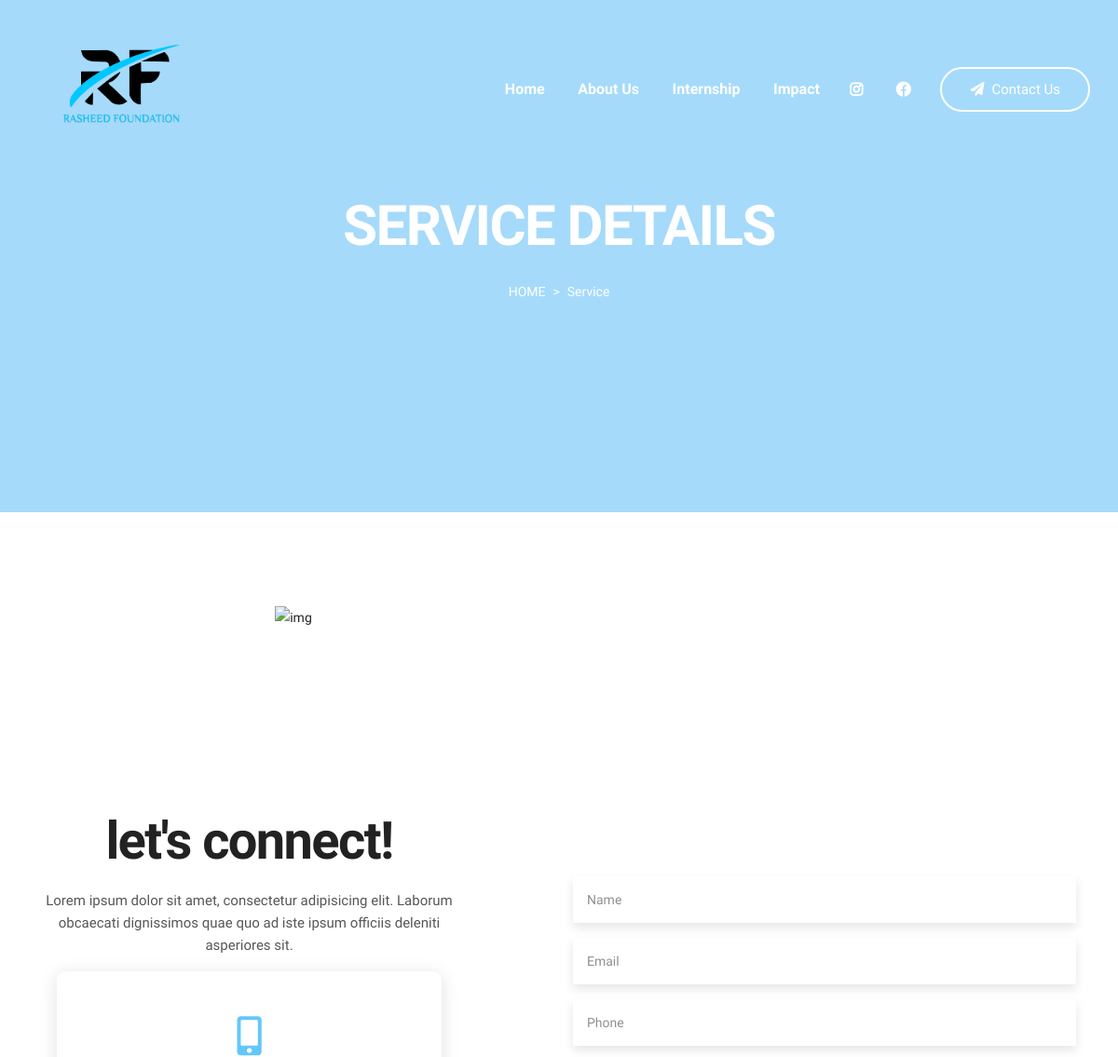
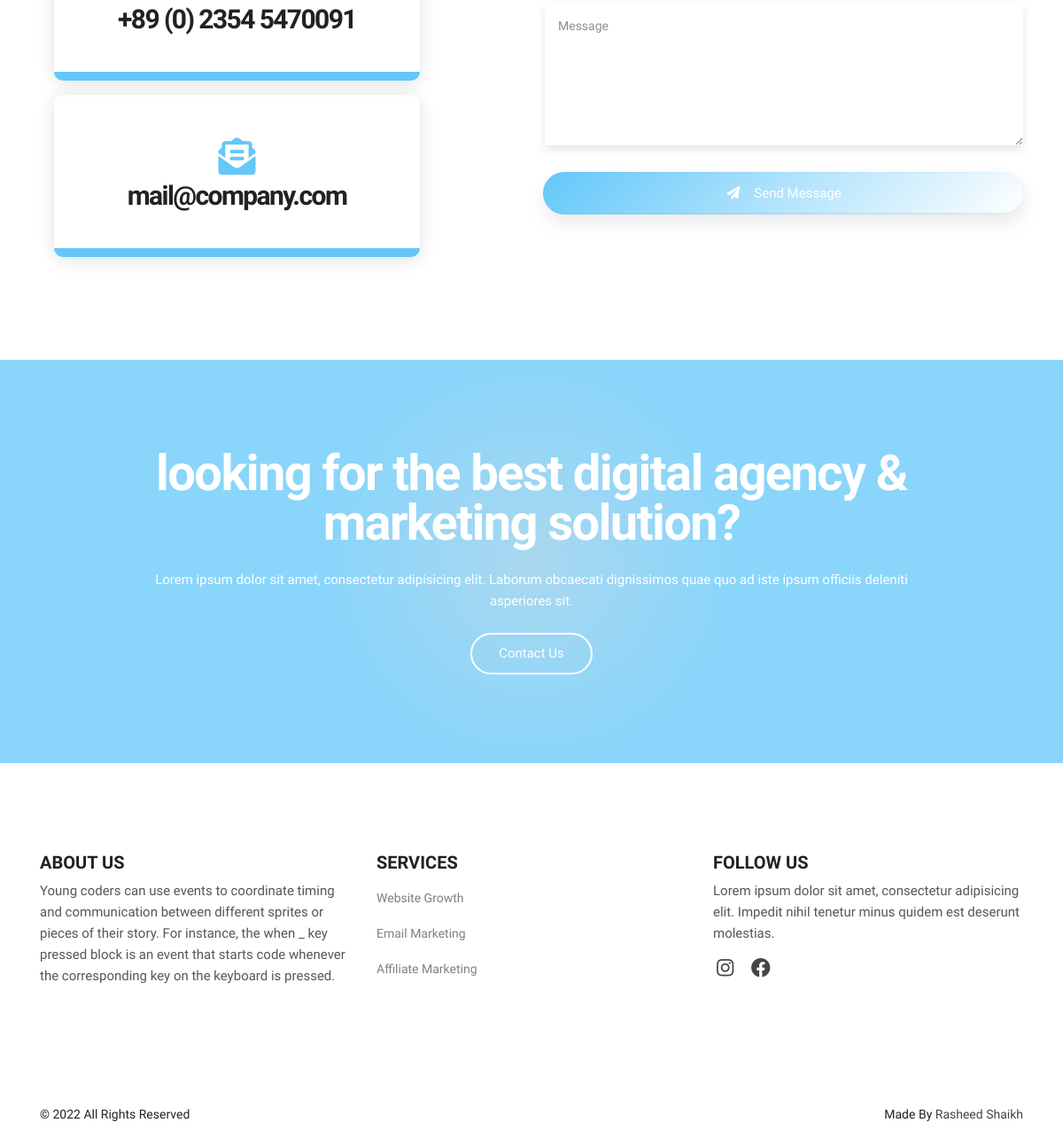
Screenshot of /servicedetail.php with the database file from the repository (2 pictures, top to bottom).
### tables this page shows
CREATE TABLE `social` (
  `id` int(11) NOT NULL,
  `name` varchar(150) NOT NULL,
  `fa` varchar(150) NOT NULL,
  `social_link` varchar(500) NOT NULL
);

CREATE TABLE `section_title` (
  `id` int(11) NOT NULL,
  `about_title` varchar(500) NOT NULL,
  `about_text` varchar(1000) NOT NULL,
  `why_title` varchar(500) NOT NULL,
  `why_text` varchar(1000) NOT NULL,
  `service_title` varchar(500) NOT NULL,
  `service_text` varchar(1000) NOT NULL,
  `port_title` varchar(500) NOT NULL,
  `port_text` varchar(1000) NOT NULL,
  `test_title` varchar(500) NOT NULL,
  `test_text` varchar(1000) NOT NULL,
  `contact_title` varchar(500) NOT NULL,
  `contact_text` varchar(1000) NOT NULL,
  `enquiry_title` varchar(500) NOT NULL,
  `enquiry_text` varchar(1000) NOT NULL
);

CREATE TABLE `sitecontact` (
  `id` int(11) NOT NULL,
  `phone1` varchar(150) NOT NULL,
  `phone2` varchar(150) NOT NULL,
  `email1` varchar(100) NOT NULL,
  `email2` varchar(100) NOT NULL,
  `longitude` varchar(100) NOT NULL,
  `latitude` varchar(150) NOT NULL,
  `updated_at` timestamp NOT NULL DEFAULT current_timestamp() ON UPDATE current_timestamp()
);

CREATE TABLE `siteconfig` (
  `id` int(11) NOT NULL,
  `site_keyword` varchar(1000) NOT NULL,
  `site_desc` varchar(500) NOT NULL,
  `site_title` varchar(300) NOT NULL,
  `site_about` varchar(1000) NOT NULL,
  `site_footer` varchar(1000) NOT NULL,
  `follow_text` varchar(1000) NOT NULL,
  `site_url` varchar(50) NOT NULL,
  `updated_at` timestamp NOT NULL DEFAULT current_timestamp() ON UPDATE current_timestamp()
);

CREATE TABLE `service` (
  `id` int(11) NOT NULL,
  `service_title` varchar(500) NOT NULL,
  `service_desc` varchar(1000) NOT NULL,
  `service_detail` varchar(2000) NOT NULL,
  `ufile` varchar(1000) NOT NULL,
  `upadated_at` timestamp NOT NULL DEFAULT current_timestamp() ON UPDATE current_timestamp()
);

### servicedetail.php (the view, shortened to what this page needs)
<?php
include "header.php";
$todo= mysqli_real_escape_string($con,$_GET["id"]);
?>
        <section class="section breadcrumb-area overlay-dark d-flex align-items-center">
            <div class="container">
                <div class="row">
                    <div class="col-12">
                        <div class="breadcrumb-content d-flex flex-column align-items-center text-center">
                            <h2 class="text-white text-uppercase mb-3">Service Details</h2>
                            <ol class="breadcrumb">
                                <li class="breadcrumb-item"><a class="text-uppercase text-white" href="index.html">Home</a></li>
                                <li class="breadcrumb-item text-white active">Service</li>
                            </ol>
                        </div>
                    </div>
                </div>
            </div>
        </section>
        <?php
    $rt=mysqli_query($con,"SELECT * FROM service where id='$todo'");
    $tr = mysqli_fetch_array($rt);
    $ufile = "$tr[ufile]";
?>
        <section class="section about-area ptb_100">
            <div class="container">
                <div class="row justify-content-between align-items-center">
                    <div class="col-12 col-lg-6">
                        <div class="about-thumb text-center">
                            <img src="dashboard/uploads/services/<?php print $ufile;?>" alt="img">
                        </div>
                    </div>
                    <div class="col-12 col-lg-6">
                        <div class="about-content section-heading text-center text-lg-left pl-md-4 mt-5 mt-lg-0 mb-0">
                        </div>
                    </div>
                </div>
            </div>
        </section>
        <section id="contact" class="contact-area ptb_100">
            <div class="container">
                <div class="row justify-content-between align-items-center">
                    <div class="col-12 col-lg-5">
                        <div class="section-heading text-center mb-3">
                            <h2><?php print $contact_title ?></h2>
                            <p class="d-none d-sm-block mt-4"><?php print $contact_text ?></p>
                        </div>
                        <div class="contact-us">
                            <ul>
                                <li class="contact-info color-1 bg-hover active hover-bottom text-center p-5 m-3">
                                    <span><i class="fas fa-mobile-alt fa-3x"></i></span>
                                    <a class="d-block my-2" href="tel:<?php print $phone1 ?>">
                                        <h3><?php print $phone1 ?></h3>
                                    </a>
                                </li>
                                <li class="contact-info color-3 bg-hover active hover-bottom text-center p-5 m-3">
                                    <span><i class="fas fa-envelope-open-text fa-3x"></i></span>
                                    <a class="d-none d-sm-block my-2" href="mailto:<?php print $email1 ?>">
                                        <h3><?php print $email1 ?></h3>
                                    </a>
                                </li>
                            </ul>
                        </div>
                    </div>
                    <div class="col-12 col-lg-6 pt-4 pt-lg-0">
                        <div class="contact-box text-center">
<form action="" method="post" enctype="multipart/form-data">
                                <div class="row">
                                    <div class="col-12">
                                        <div class="form-group">
                                            <input type="text" class="form-control" name="name" placeholder="Name" required="required">
                                        </div>
                                        <div class="form-group">
                                            <input type="email" class="form-control" name="email" placeholder="Email" required="required">
                                        </div>
                                        <div class="form-group">
                                            <input type="text" class="form-control" name="phone" placeholder="Phone" required="required">
                                        </div>
                                    </div>
                                    <div class="col-12">
                                        <div class="form-group">
                                            <textarea class="form-control" name="message" placeholder="Message" required="required"></textarea>
                                        </div>
                                    </div>
                                    <div class="col-12">
                                        <button type="submit" class="btn btn-bordered active btn-block mt-3" name="save"><span class="text-white pr-3"><i class="fas fa-paper-plane"></i></span>Send Message</button>
                                    </div>
                                </div>
                            </form>
                        </div>
                    </div>
                </div>
            </div>
        </section>
        <section class="section cta-area bg-overlay ptb_100">
            <div class="container">
                <div class="row justify-content-center">
                    <div class="col-12 col-lg-10">
                        <div class="section-heading text-center m-0">
                            <h2 class="text-white"><?php print $enquiry_title; ?></h2>
                            <p class="text-white d-none d-sm-block mt-4"><?php print $enquiry_text; ?></p>
                            <a href="contact" class="btn btn-bordered-white mt-4">Contact Us</a>
                        </div>
                    </div>
                </div>
            </div>
        </section>
<?php include "footer.php"; ?>

### header.php (shortened to what this page needs)
<?php include "z_db.php"; ?>
<!doctype html>
<html class="no-js" lang="en">
<?php
$rrs = mysqli_query($con, "SELECT * FROM section_title Where id=1");
$rs = mysqli_fetch_array($rrs);
$enquiry_title = "$rs[enquiry_title]";
$enquiry_text = "$rs[enquiry_text]";
$contact_title = "$rs[contact_title]";
$contact_text = "$rs[contact_text]";
?>
<?php
$rt = mysqli_query($con, "SELECT * FROM sitecontact where id=1");
$tr = mysqli_fetch_array($rt);
$phone1 = "$tr[phone1]";
$email1 = "$tr[email1]";
?>
<head>
    <?php
    $rr = mysqli_query($con, "SELECT * FROM siteconfig where id=1");
    $r = mysqli_fetch_array($rr);
    $site_about = "$r[site_about]";
    $site_footer = "$r[site_footer]";
    $follow_text = "$r[follow_text]";
    ?>
    <link rel="stylesheet" href="assets/css/style.css">
    <link rel="stylesheet" href="assets/css/responsive.css">
</head>
<body>
    <div class="main overflow-hidden">
        <header id="header">
            <nav data-aos="zoom-out" data-aos-delay="800" class="navbar navbar-expand">
                <div class="container header">
                    <?php
                    $rt = mysqli_query($con, "SELECT ufile FROM logo where id=1");
                    $tr = mysqli_fetch_array($rt);
                    $ufile = "$tr[ufile]";
                    ?>
                    <a class="navbar-brand" href="index.html">
                        <img class="navbar-brand-regular" style= "max-width: 200px; height: auto;" src="assets/img/logo/Blue.png"
                        <?php print $ufile ?> alt="brand-logo">
                    </a>
                    <ul class="navbar-nav items">
                        <li class="nav-item">
                            <a class="nav-link" href="home">Home </a>
                        </li>
                        <li class="nav-item">
                            <a href="about" class="nav-link">About Us</a>
                        </li>
                        <li class="nav-item">
                            <a href="services" class="nav-link">Internship</a>
                        </li>
                        <li class="nav-item">
                            <a href="portfolio" class="nav-link">Impact</a>
                        </li>
                    </ul>
                    <ul class="navbar-nav icons">
                        <?php
                        $q = "SELECT * FROM  social ORDER BY id DESC LIMIT 5";
                        $r123 = mysqli_query($con, $q);
                        while ($ro = mysqli_fetch_array($r123)) {
                            $fa = "$ro[fa]";
                            $social_link = "$ro[social_link]";
                            print "
<li class='nav-item social'>
<a href='$social_link' class='nav-link'><i class='fab $fa'></i></a>
</li>
";
                        } ?>
                    </ul>
                    <ul class="navbar-nav action">
                        <li class="nav-item ml-3">
                            <a href="contact" class="btn ml-lg-auto btn-bordered-white"><i class="fas fa-paper-plane contact-icon mr-md-2"></i>Contact Us</a>
                        </li>
                    </ul>
                </div>
            </nav>
        </header>

### footer.php (shortened to what this page needs)
<?php include "z_db.php";?>
  <footer class="section footer-area">
            <div class="footer-top ptb_100">
                <div class="container">
                    <div class="row">
                        <div class="col-12 col-sm-6 col-lg-4">
                            <div class="footer-items">
                            <h3 class="footer-title text-uppercase mb-2">About Us</h3>
                                <p class="mb-2"><?php print $site_about?></p>
                            </div>
                        </div>
                        <div class="col-12 col-sm-6 col-lg-4">
                            <div class="footer-items">
                                <h3 class="footer-title text-uppercase mb-2">Services</h3>
                                <ul>
 <?php
   $q="SELECT * FROM  service ORDER BY id DESC LIMIT 5";
 $r123 = mysqli_query($con,$q);
while($ro = mysqli_fetch_array($r123))
{
	$id="$ro[id]";
	$service_title="$ro[service_title]";
print "
<li class='py-2'><a class='text-black-50' href='servicedetail.php?id=$id'>$service_title</a></li>
";
}
?>
                                </ul>
                            </div>
                        </div>
                        <div class="col-12 col-sm-6 col-lg-4">
                            <div class="footer-items">
                                <h3 class="footer-title text-uppercase mb-2">Follow Us</h3>
                                <p class="mb-2"><?php print $follow_text ?></p>
                                <ul class="social-icons list-inline pt-2">
                                <?php
   $q="SELECT * FROM  social ORDER BY id DESC LIMIT 5";
 $r123 = mysqli_query($con,$q);
while($ro = mysqli_fetch_array($r123))
{
    $fa="$ro[fa]";
    $social_link="$ro[social_link]";
print "
<li class='list-inline-item px-1'><a href='$social_link'><i class='fab $fa'></i></a></li>
";
}
?>
                                </ul>
                            </div>
                        </div>
                    </div>
                </div>
            </div>
            <div class="footer-bottom bg-grey">
                <div class="container">
                    <div class="row">
                        <div class="col-12">
                            <div class="copyright-area d-flex flex-wrap justify-content-center justify-content-sm-between text-center py-4">
                                <div class="copyright-left"><?php print $site_footer ?></div>
                                <div class="copyright-right">Made <i class=""></i> By <a href="">Rasheed Shaikh</a></div>
                            </div>
                        </div>
                    </div>
                </div>
            </div>
        </footer>
    </div>
</body>
</html>

### rows the page displays
section_title: contact_title "let's connect!", contact_text "Lorem ipsum dolor sit amet, consectetur adipisicing elit. Laborum obcaecati dignissimos quae quo ad iste ipsum officiis deleniti asperiores sit.", enquiry_title "looking for the best digital agency & marketing solution?", enquiry_text "Lorem ipsum dolor sit amet, consectetur adipisicing elit. Laborum obcaecati dignissimos quae quo ad iste ipsum officiis deleniti asperiores sit."
sitecontact: phone1 "+89 (0) 2354 5470091", email1 "mail@company.com"
siteconfig: site_about "Young coders can use events to coordinate timing and communication between different sprites or pieces of their story. For instance, the when _ key pressed block is an event that starts code whenever the corresponding key on the keyboard is pressed.", follow_text "Lorem ipsum dolor sit amet, consectetur adipisicing elit. Impedit nihil tenetur minus quidem est deserunt molestias.", site_footer "© 2022 All Rights Reserved"
service: service_title "Website Growth"
service: service_title "Email Marketing"
service: service_title "Affiliate Marketing"
